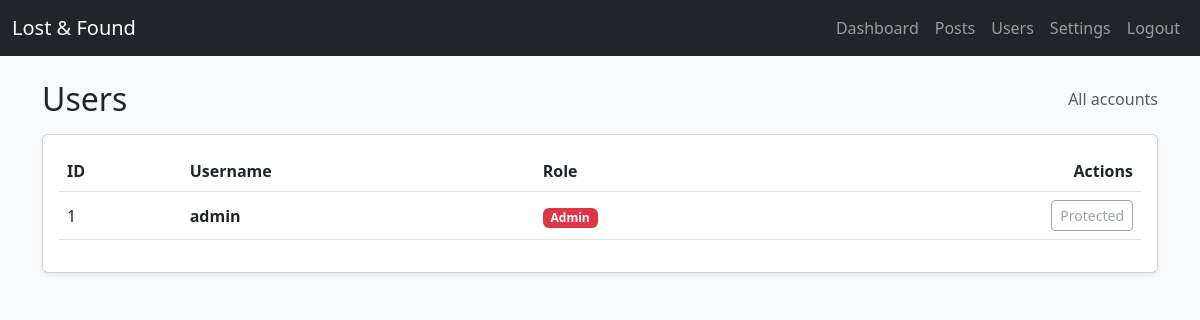
/admin/users (signed in), run on an earlier commit of the app's database.
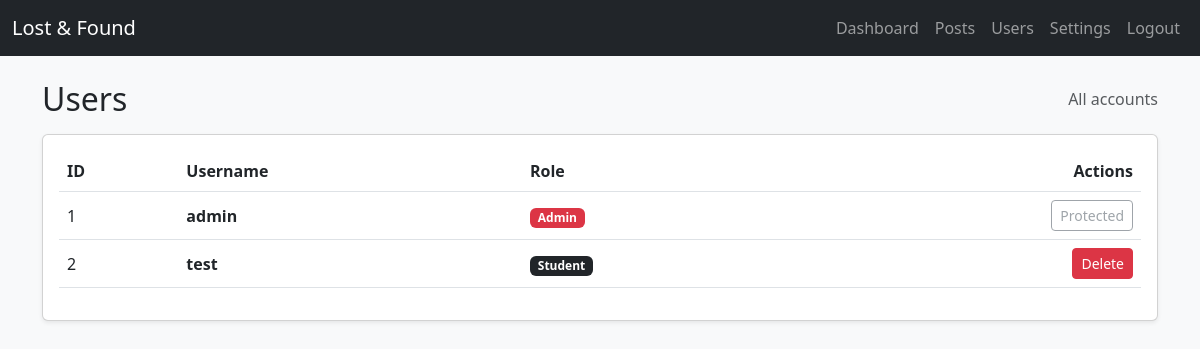
And on a later commit of the database.
### db.py (models this page shows)
class User(db.Model):
    __tablename__ = "users"
    id = db.Column(db.Integer, primary_key=True)
    username = db.Column(db.String(120), unique=True, nullable=False)
    password = db.Column(db.String(120), nullable=False)  # Klartext (nur Projekt)
    is_admin = db.Column(db.Boolean, default=False)

### app.py (the view)
@app.route("/admin/users")
@admin_required
def admin_users():
    users = User.query.order_by(User.id.asc()).all()
    return render_template("admin/users.html", users=users)

### app.py (called while the page is built)
def admin_required(f):
    from functools import wraps
    @wraps(f)
    def wrapper(*args, **kwargs):
        if "user_id" not in session or not session.get("is_admin"):
            return redirect(url_for("admin_login"))
        return f(*args, **kwargs)
    return wrapper

### templates/admin/users.html (shortened to what this page needs)
{% extends 'base.html' %}
{% block content %}
<div class="d-flex justify-content-between align-items-center mb-3">
  <h2 class="mb-0">Users</h2>
  <span class="text-muted">All accounts</span>
</div>
<div class="card shadow-sm">
  <div class="card-body">
    <div class="table-responsive">
      <table class="table table-hover align-middle">
        <thead>
          <tr>
            <th>ID</th>
            <th>Username</th>
            <th>Role</th>
            <th class="text-end">Actions</th>
          </tr>
        </thead>
        <tbody>
          {% for u in users %}
            <tr>
              <td>{{ u.id }}</td>
              <td class="fw-semibold">{{ u.username }}</td>
              <td>
                {% if u.is_admin %}
                  <span class="badge text-bg-danger">Admin</span>
                {% else %}
                  <span class="badge text-bg-dark">Student</span>
                {% endif %}
              </td>
              <td class="text-end">
                {% if u.is_admin %}
                  <button class="btn btn-sm btn-outline-secondary" disabled>Protected</button>
                {% else %}
                  <form method="post"
                        action="{{ url_for('admin_user_delete', user_id=u.id) }}"
                        class="d-inline">
                    <button class="btn btn-sm btn-danger"
                            type="submit"
                            onclick="return confirm('Delete this user?');">
                      Delete
                    </button>
                  </form>
                {% endif %}
              </td>
            </tr>
          {% endfor %}
        </tbody>
      </table>
    </div>
  </div>
</div>
{% endblock %}

What changed in the data, as far as the page shows it:
added User: id "2", username "test", is_admin "Student"
